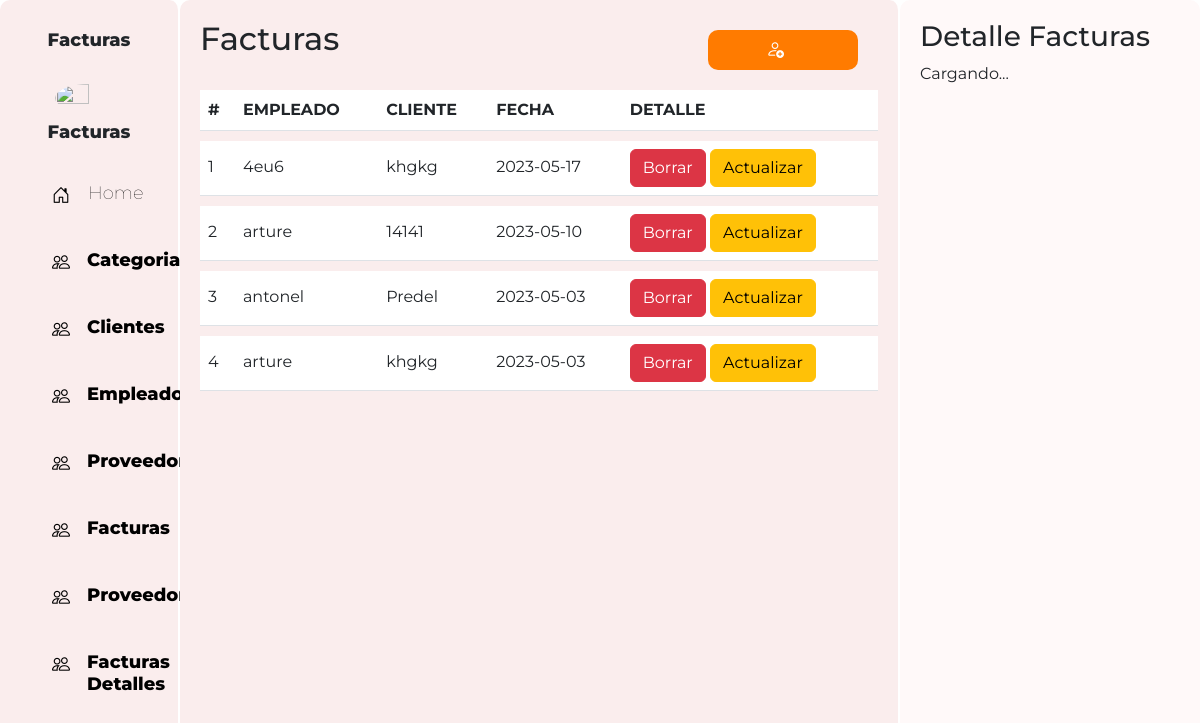
The app's page /Facturas/facturas.php with its own data.
### tables this page shows
CREATE TABLE facturas(
  facturaId INT PRIMARY KEY AUTO_INCREMENT NOT NULL,
  empleadoId INT,
  clienteId INT,
  fecha DATE,
  FOREIGN KEY (empleadoId) REFERENCES empleados(empleadoId),
  FOREIGN KEY (clienteId) REFERENCES clientes(clienteId)  
);

CREATE TABLE empleados(
  empleadoId INT PRIMARY KEY AUTO_INCREMENT NOT NULL,
  nombre VARCHAR(50) NOT NULL,
  celular VARCHAR(50) NOT NULL,
  direccion VARCHAR(50) NOT NULL,
  imagen MEDIUMBLOB NOT NULL  
);

CREATE TABLE clientes(
  clienteId INT PRIMARY KEY AUTO_INCREMENT NOT NULL,
  celular VARCHAR (50)NOT NULL,
  compañia VARCHAR(50) NOT NULL
);

### Config/config.php (called while the page is built, shortened)
<?php
    class Conexion{
        public function __construct($dbCnx){
            $this->dbCnx = new PDO(DB_TYPE.":host=".DB_HOST.";dbname=".DB_NAME, DB_USER, DB_PWD, [PDO::ATTR_DEFAULT_FETCH_MODE => PDO::FETCH_ASSOC] );
        }
    }
?>

### Facturas/configFacturas.php (called while the page is built, shortened)
<?php
    require_once("../Config/config.php");
    class Factura extends Conexion{
        public function selectAllId(){
            try {
                $stm= $this->dbCnx->prepare("SELECT f.facturaId, e.nombre , c.compañia, f.fecha FROM facturas f JOIN empleados e ON f.empleadoId = e.empleadoId JOIN clientes c ON f.clienteId = c.clienteId;");
                $stm->execute();
                return $stm->fetchAll();
            } catch (Exception $e) {
                return $e->getMessage();
            }
        }
    }
?>

### Facturas/facturas.php (the view, shortened to what this page needs)
<?php
    require_once('configFacturas.php');
    $data= new Factura();
    $all= $data ->selectAllId();
?>
<!DOCTYPE html>
<html>
<head>
  <link rel="stylesheet" href="https://cdn.jsdelivr.net/npm/bootstrap-icons@1.10.5/font/bootstrap-icons.css">
  <link href="https://cdn.jsdelivr.net/npm/bootstrap@5.3.0-alpha3/dist/css/bootstrap.min.css" rel="stylesheet"
>
  <link rel="stylesheet" type="text/css" href="css/estudiantes.css">
</head>
<body>
  <div class="contenedor">
    <div class="parte-izquierda">
      <div class="perfil">
        <h3 style="margin-bottom: 2rem;">Facturas</h3>
        <img src="./img/ilustracion-vectorial-de-dibujos-animados-presentacion-de-alimentos-vendedor-de-helados-t6hr2e.jpg" alt="" class="imagenPerfil">
        <h3>Facturas</h3>
      </div>
      <div class="menus">
        <a href="../Categorias/superMarket.php" style="display: flex;gap:2px;">
          <i class="bi bi-house-door"> </i>
          <h3 style="margin: 0px;">Home</h3>
        </a>
        <a href="../Categorias/superMarket.php" style="display: flex;gap:1px;">
          <i class="bi bi-people"></i>
          <h3 style="margin: 0px;font-weight: 800;">Categorias</h3>
        </a>
        <a href="../Clientes/clientes.php" style="display: flex;gap:1px;">
          <i class="bi bi-people"></i>
          <h3 style="margin: 0px;font-weight: 800;">Clientes</h3>
        </a>
        <a href="../Empleados/empleados.php" style="display: flex;gap:1px;">
          <i class="bi bi-people"></i>
          <h3 style="margin: 0px;font-weight: 800;">Empleados</h3>
        </a>
        <a href="../Proveedores/proveedores.php" style="display: flex;gap:1px;">
          <i class="bi bi-people"></i>
          <h3 style="margin: 0px;font-weight: 800;">Proveedores</h3>
        </a>
        <a href="../Facturas/facturas.php" style="display: flex;gap:1px;">
          <i class="bi bi-people"></i>
          <h3 style="margin: 0px;font-weight: 800;">Facturas</h3>
        </a>
        <a href="../Productos/productos.php" style="display: flex;gap:1px;">
          <i class="bi bi-people"></i>
          <h3 style="margin: 0px;font-weight: 800;">Proveedores</h3>
        </a>
        <a href="../FacturasDetalles/facturas.php" style="display: flex;gap:1px;">
          <i class="bi bi-people"></i>
          <h3 style="margin: 0px;font-weight: 800;">Facturas Detalles</h3>
        </a>
      </div>
    </div>
    <div class="parte-media">
      <div style="display: flex; justify-content: space-between;">
        <h2>Facturas</h2>
        <button class="btn-m" data-bs-toggle="modal" data-bs-target="#registrarEstudiantes"><i class="bi bi-person-add " style="color: rgb(255, 255, 255);" ></i></button>
      </div>
      <div class="menuTabla contenedor2">
        <table class="table table-custom ">
          <thead>
            <tr>
              <th scope="col">#</th>
              <th scope="col">EMPLEADO</th>
              <th scope="col">CLIENTE</th>
              <th scope="col">FECHA</th>
              <th scope="col">DETALLE</th>
            </tr>
          </thead>
          <tbody class="" id="tabla">
            <?php
              foreach($all as $Key=> $val ){
            ?>
            <tr>
              <td><?php echo $val['facturaId']?> </td>
              <td><?php echo $val['nombre']?> </td>
              <td><?php echo $val['compañia']?> </td>
              <td><?php echo $val['fecha']?> </td>
              <td>
                  <a class="btn btn-danger" href="borrar.php?facturaId=<?=$val['facturaId']?>&req=delete">Borrar</a>
                  <a class="btn btn-warning" href="actualizar.php?facturaId=<?=$val['facturaId']?>">Actualizar</a>
              </td>
            </tr>
            <?php }; ?>
          </tbody>
        </table>
      </div>
    </div>
    <div class="parte-derecho " id="detalles">
      <h3>Detalle Facturas</h3>
      <p>Cargando...</p>
    </div>
</body>
</html>

### Facturas/css/estudiantes.css (style rules this page uses)
body { font-family: 'Montserrat', sans-serif; height: 100%; overflow: hidden; }
.contenedor { display: flex; flex-direction: row; height: 100vh; margin: 0; }
.contenedor2 { overflow: auto; height: calc(100vh - 100px); }
.parte-media { background-color: #faeded; width: 60%; padding: 20px; border-radius: 10px; border-right: 2px solid rgb(255, 255, 255); }
.parte-derecho { background-color: #fff9f9; width: 25%; padding: 20px; border-radius: 10px; }
.imagenPerfil { border-radius: 100%; width: 50%; height: 50%; }
.perfil { display: flex; justify-content: center; align-items: center; flex-direction: column; font-size:large; font-weight: 800; }
.perfil h3 { font-size:large; font-weight: 800; margin-top: 10px; }
a { text-decoration: none; font-weight: lighter; color: black; }
.menus { padding-left: 2rem; margin-top: 2rem; display: flex; flex-direction: column; justify-content: center; gap: 40px; }
.menus h3 { font-weight: lighter; font-size:large }
i { margin-right: 1rem; font-size: large; }
.btn-m { border: none; background: none; box-shadow: none; outline: none; margin: 10px 20px 10px 20px; width: 150px; height: 40px; object-fit: cover; background-color: rgb(255, 123, 0); text-decoration: none; border-radius: 10PX; color: #fff9f9; font-weight: 800; }
.table>tbody { vertical-align: sub !important; }
.table-custom { border-collapse: separate; border-spacing: 0 10px; }
.table-custom tbody tr { background-color: #f0f0f0; border-radius: 15px; }
.parte-izquierda { background-color: #faeded; width: 15%; border-right: 2px solid rgb(255, 255, 255); padding: 20px; border-radius: 10px; }

### records on screen
facturas: facturaId "1", empleadoId.nombre "4eu6", clienteId.compañia "khgkg", fecha "2023-05-17"
facturas: facturaId "2", empleadoId.nombre "arture", clienteId.compañia "14141", fecha "2023-05-10"
facturas: facturaId "3", empleadoId.nombre "antonel", clienteId.compañia "Predel", fecha "2023-05-03"
facturas: facturaId "4", empleadoId.nombre "arture", clienteId.compañia "khgkg", fecha "2023-05-03"
